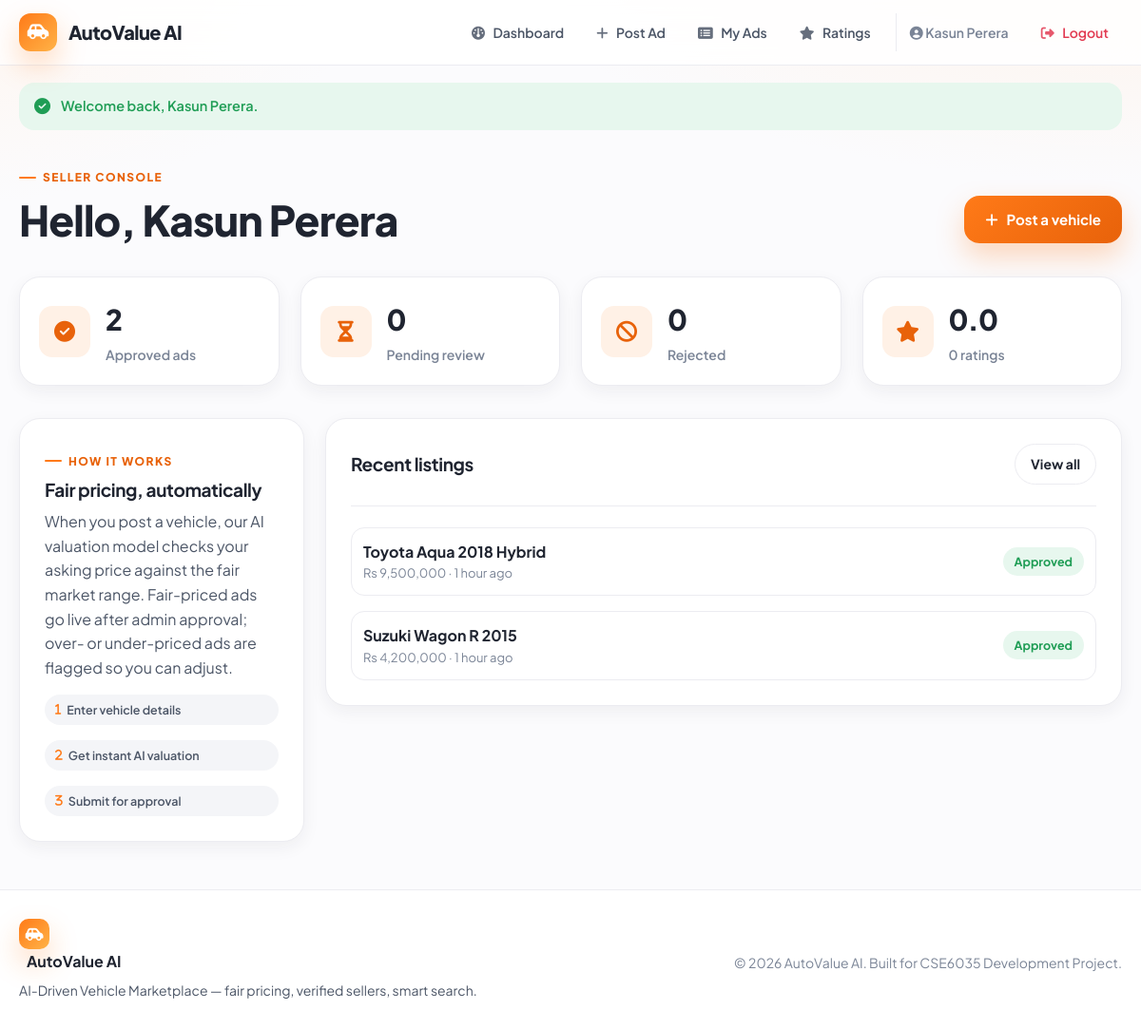
Screenshot of /web/public/seller/dashboard.php (signed in) with the database file from the repository.
### tables this page shows
CREATE TABLE vehicle_ads (
    id INT AUTO_INCREMENT PRIMARY KEY,
    seller_id INT NOT NULL,
    title VARCHAR(160) NOT NULL,
    brand VARCHAR(60) NOT NULL,
    vehicle_model VARCHAR(80) NOT NULL,
    model_year INT NOT NULL,
    mileage INT NOT NULL,
    engine_capacity INT NOT NULL,
    fuel_type VARCHAR(30) NOT NULL,
    transmission VARCHAR(30) NOT NULL,
    condition_grade VARCHAR(30) NOT NULL,
    asking_price DECIMAL(14,2) NOT NULL,
    predicted_price DECIMAL(14,2) DEFAULT NULL,
    lower_bound DECIMAL(14,2) DEFAULT NULL,
    upper_bound DECIMAL(14,2) DEFAULT NULL,
    description TEXT,
    location VARCHAR(120) DEFAULT NULL,
    image_path VARCHAR(255) DEFAULT NULL,
    status ENUM('pending', 'approved', 'rejected') NOT NULL DEFAULT 'pending',
    created_at TIMESTAMP DEFAULT CURRENT_TIMESTAMP,
    FOREIGN KEY (seller_id) REFERENCES users(id) ON DELETE CASCADE,
    INDEX idx_status (status),
    INDEX idx_brand (brand),
    INDEX idx_price (asking_price),
    INDEX idx_year (model_year)
);

### web/includes/auth.php (called while the page is built, shortened)
<?php
require_once __DIR__ . '/functions.php';
function current_user_id(): int
{
    return (int)($_SESSION['user_id'] ?? 0);
}
function current_name(): string
{
    return (string)($_SESSION['full_name'] ?? '');
}

### web/includes/functions.php (called while the page is built, shortened)
<?php
function e(?string $value): string
{
    return htmlspecialchars($value ?? '', ENT_QUOTES, 'UTF-8');
}
function format_money($amount, string $symbol = 'Rs'): string
{
    return $symbol . ' ' . number_format((float)$amount, 0);
}
function time_ago(string $datetime): string
{
    $timestamp = strtotime($datetime);
    $diff = time() - $timestamp;
    $units = [
        31536000 => 'year',
        2592000 => 'month',
        86400 => 'day',
        3600 => 'hour',
        60 => 'minute',
    ];
    foreach ($units as $seconds => $label) {
        if ($diff >= $seconds) {
            $count = floor($diff / $seconds);
            return $count . ' ' . $label . ($count > 1 ? 's' : '') . ' ago';
        }
    }
    return 'just now';
}
function status_badge_class(string $status): string
{
    switch ($status) {
        case AD_STATUS_APPROVED:
            return 'badge-approved';
    }
}

### web/lib/AdRepository.php (called while the page is built, shortened)
<?php
class AdRepository
{
    private PDO $pdo;
    public function __construct(PDO $pdo)
    {
        $this->pdo = $pdo;
    }
    public function bySeller(int $sellerId): array
    {
        $stmt = $this->pdo->prepare(
            'SELECT * FROM vehicle_ads WHERE seller_id = ? ORDER BY created_at DESC'
        );
        $stmt->execute([$sellerId]);
        return $stmt->fetchAll();
    }
    public function countBySellerStatus(int $sellerId, string $status): int
    {
        $stmt = $this->pdo->prepare(
            'SELECT COUNT(*) AS total FROM vehicle_ads WHERE seller_id = ? AND status = ?'
        );
        $stmt->execute([$sellerId, $status]);
        return (int)$stmt->fetch()['total'];
    }
}

### web/lib/RatingRepository.php (called while the page is built, shortened)
<?php
class RatingRepository
{
    private PDO $pdo;
    public function __construct(PDO $pdo)
    {
        $this->pdo = $pdo;
    }
    public function summary(int $sellerId): array
    {
        $stmt = $this->pdo->prepare(
            'SELECT AVG(rating) AS avg_rating, COUNT(*) AS rating_count
             FROM seller_ratings WHERE seller_id = ?'
        );
        $stmt->execute([$sellerId]);
        $row = $stmt->fetch();
        return [
            'avg_rating' => (float)($row['avg_rating'] ?? 0),
            'rating_count' => (int)($row['rating_count'] ?? 0),
        ];
    }
}

### web/public/seller/dashboard.php (the view, shortened to what this page needs)
<?php
require_once __DIR__ . '/../../config/database.php';
require_once __DIR__ . '/../../includes/auth.php';
require_once __DIR__ . '/../../lib/AdRepository.php';
require_once __DIR__ . '/../../lib/RatingRepository.php';
$adRepo = new AdRepository($pdo);
$ratingRepo = new RatingRepository($pdo);
$sellerId = current_user_id();
$approved = $adRepo->countBySellerStatus($sellerId, AD_STATUS_APPROVED);
$pending = $adRepo->countBySellerStatus($sellerId, AD_STATUS_PENDING);
$rejected = $adRepo->countBySellerStatus($sellerId, AD_STATUS_REJECTED);
$rating = $ratingRepo->summary($sellerId);
$recent = array_slice($adRepo->bySeller($sellerId), 0, 5);
require_once __DIR__ . '/../../includes/header.php';
?>
<section class="section">
    <span class="eyebrow">Seller console</span>
    <div class="flex-between flex-wrap">
        <h1 class="mb-0">Hello, <?php echo e(current_name()); ?></h1>
        <a href="post-ad.php" class="btn primary"><i class="fa-solid fa-plus"></i> Post a vehicle</a>
    </div>
</section>
<section class="section grid grid-4">
    <div class="card tight stat-card">
        <div class="stat-icon"><i class="fa-solid fa-circle-check"></i></div>
        <div class="stat-body"><strong><?php echo $approved; ?></strong><span>Approved ads</span></div>
    </div>
    <div class="card tight stat-card">
        <div class="stat-icon"><i class="fa-solid fa-hourglass-half"></i></div>
        <div class="stat-body"><strong><?php echo $pending; ?></strong><span>Pending review</span></div>
    </div>
    <div class="card tight stat-card">
        <div class="stat-icon"><i class="fa-solid fa-ban"></i></div>
        <div class="stat-body"><strong><?php echo $rejected; ?></strong><span>Rejected</span></div>
    </div>
    <div class="card tight stat-card">
        <div class="stat-icon"><i class="fa-solid fa-star"></i></div>
        <div class="stat-body"><strong><?php echo number_format($rating['avg_rating'], 1); ?></strong><span><?php echo $rating['rating_count']; ?> ratings</span></div>
    </div>
</section>
<section class="section grid grid-sidebar">
    <div class="card">
        <span class="eyebrow">How it works</span>
        <h3>Fair pricing, automatically</h3>
        <p>When you post a vehicle, our AI valuation model checks your asking price against the fair market range. Fair-priced ads go live after admin approval; over- or under-priced ads are flagged so you can adjust.</p>
        <div class="stack" style="margin-top:8px">
            <div class="spec-chip"><i class="fa-solid fa-1"></i> Enter vehicle details</div>
            <div class="spec-chip"><i class="fa-solid fa-2"></i> Get instant AI valuation</div>
            <div class="spec-chip"><i class="fa-solid fa-3"></i> Submit for approval</div>
        </div>
    </div>
    <div class="card">
        <div class="flex-between">
            <h3 class="mb-0">Recent listings</h3>
            <a href="my-ads.php" class="btn secondary small">View all</a>
        </div>
        <div class="divider"></div>
        <?php if (!$recent): ?>
            <div class="empty-state">
                <i class="fa-solid fa-car"></i>
                <p>You haven't posted any vehicles yet.</p>
                <a href="post-ad.php" class="btn primary small">Post your first ad</a>
            </div>
        <?php else: ?>
            <div class="stack">
                <?php foreach ($recent as $ad): ?>
                    <div class="flex-between" style="padding:12px;border:1px solid var(--line);border-radius:14px">
                        <div>
                            <strong><?php echo e($ad['title']); ?></strong>
                            <div class="muted" style="font-size:13px"><?php echo format_money($ad['asking_price']); ?> · <?php echo time_ago($ad['created_at']); ?></div>
                        </div>
                        <span class="badge <?php echo status_badge_class($ad['status']); ?>"><?php echo ucfirst($ad['status']); ?></span>
                    </div>
                <?php endforeach; ?>
            </div>
        <?php endif; ?>
    </div>
</section>
<?php require_once __DIR__ . '/../../includes/footer.php'; ?>

### web/public/assets/css/styles.css (style rules this page uses)
:root { --orange: #ff7a18; --orange-dark: #e8620a; --orange-soft: #fff1e6; --orange-tint: #ffe3cc; --amber: #ffb347; --ink: #1f2430; --ink-soft: #4b5566; --muted: #7a8496; --line: #ececf1; --line-soft: #f4f5f8; --bg: #fbfbfd; --panel: #ffffff; --success: #1f9d55; --success-soft: #e7f7ee; --danger: #e23b52; --danger-soft: #fdecef; --warn: #d98c00; --warn-soft: #fff6e0; --radius-lg: 22px; --radius-md: 16px; --radius-sm: 12px; --shadow-sm: 0 6px 18px rgba(31, 36, 48, .06); --shadow-md: 0 16px 40px rgba(31, 36, 48, .10); --shadow-orange: 0 14px 30px rgba(255, 122, 24, .28); --font: 'Plus Jakarta Sans', system-ui, -apple-system, Segoe UI, Roboto, sans-serif; }
* { box-sizing: border-box; }
body { margin: 0; font-family: var(--font); color: var(--ink); background: radial-gradient(1200px 500px at 100% -10%, var(--orange-soft), transparent 60%), radial-gradient(900px 400px at -10% 0%, #fff6ef, transparent 55%), var(--bg); min-height: 100vh; line-height: 1.6; }
a { color: inherit; text-decoration: none; }
h1, h2, h3, h4 { margin: 0 0 .5em; letter-spacing: -.02em; color: var(--ink); line-height: 1.15; }
h1 { font-size: clamp(28px, 4vw, 44px); font-weight: 800; }
h3 { font-size: 19px; font-weight: 700; }
p { color: var(--ink-soft); margin: 0 0 1em; }
.muted { color: var(--muted); }
.section { margin-bottom: 34px; }
.grid { display: grid; gap: 22px; }
.grid-4 { grid-template-columns: repeat(4, 1fr); }
.grid-sidebar { grid-template-columns: 300px 1fr; align-items: start; }
.stack { display: grid; gap: 16px; }
.flex-between { display: flex; gap: 14px; align-items: center; justify-content: space-between; }
.flex-wrap { flex-wrap: wrap; }
.mb-0 { margin-bottom: 0; }
.btn { display: inline-flex; align-items: center; justify-content: center; gap: 9px; border: 0; cursor: pointer; font-family: inherit; font-weight: 700; font-size: 15px; padding: 13px 22px; border-radius: var(--radius-md); transition: .18s; white-space: nowrap; }
.btn.small { padding: 9px 16px; font-size: 14px; border-radius: 999px; }
.btn.primary { background: linear-gradient(135deg, var(--orange), var(--orange-dark)); color: #fff; box-shadow: var(--shadow-orange); }
.btn.secondary { background: var(--panel); color: var(--ink); border: 1px solid var(--line); }
.card { background: var(--panel); border: 1px solid var(--line); border-radius: var(--radius-lg); box-shadow: var(--shadow-sm); padding: 26px; }
.card.tight { padding: 20px; }
.eyebrow { display: inline-flex; align-items: center; gap: 7px; color: var(--orange-dark); text-transform: uppercase; font-size: 12px; letter-spacing: .12em; font-weight: 800; margin-bottom: 10px; }
.eyebrow::before { content: ''; width: 18px; height: 2px; background: var(--orange); border-radius: 2px; }
.stat-card { display: flex; align-items: center; gap: 16px; }
.stat-icon { width: 54px; height: 54px; border-radius: 14px; display: grid; place-items: center; font-size: 22px; color: var(--orange-dark); background: var(--orange-soft); flex-shrink: 0; }
.stat-body strong { display: block; font-size: 30px; font-weight: 800; letter-spacing: -.03em; }
.stat-body span { color: var(--muted); font-size: 14px; font-weight: 600; }
.spec-chip { display: inline-flex; align-items: center; gap: 6px; padding: 6px 11px; border-radius: 999px; background: var(--line-soft); color: var(--ink-soft); font-size: 12.5px; font-weight: 600; }
.spec-chip i { color: var(--orange); }
.badge { display: inline-flex; align-items: center; gap: 6px; padding: 5px 12px; border-radius: 999px; font-size: 12.5px; font-weight: 700; }
.badge-approved { background: var(--success-soft); color: var(--success); }
.divider { height: 1px; background: var(--line); margin: 22px 0; border: 0; }

### rows the page displays
vehicle_ads: title "Toyota Aqua 2018 Hybrid", asking_price "Rs 9,500,000", created_at "1 hour ago", status "Approved"
vehicle_ads: title "Suzuki Wagon R 2015", asking_price "Rs 4,200,000", created_at "1 hour ago", status "Approved"

### other values shown
APP_NAME "AutoValue AI"
current_name() "Kasun Perera"
$flash['message'] "Welcome back, Kasun Perera."
$approved "2"
$pending "0"
$rejected "0"
$rating['avg_rating'] "0.0"
$rating['rating_count'] "0"
APP_TAGLINE "AI-Driven Vehicle Marketplace"
